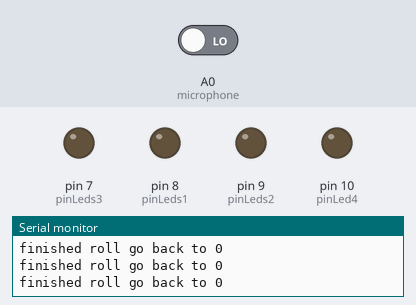
A sketch run on a simulated Arduino Nano, built with avr-gcc and run on an emulated ATmega328P. Parts: output pins drawn as LEDs (lit = HIGH), the last lines printed to the serial monitor. The inputs (shaded band) are chosen by the test bench; at power-on: A0 (microphone) LOW. Random numbers use the default seed unless the sketch sets one.

Above: at 1.2 s.
1.3 s: A0 (microphone) driven HIGH
At 2.3 s:
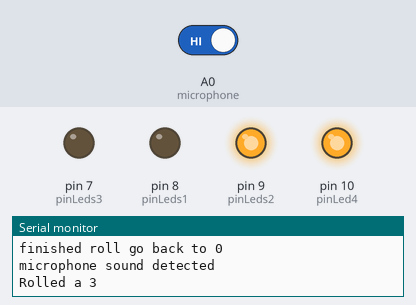
4.3 s: A0 (microphone) driven LOW
At 6.6 s:
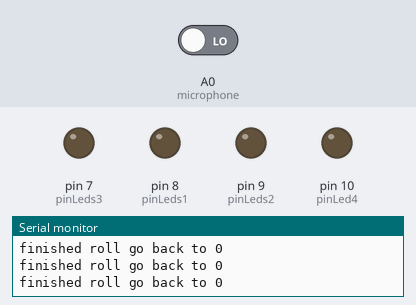
7.3 s: A0 (microphone) driven HIGH
At 10.3 s:
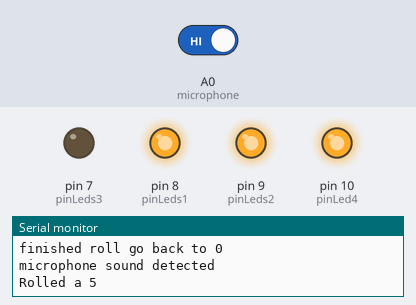
Timing chart, 0 to 32.8 s (numbered marks = the images above; inputs shaded):
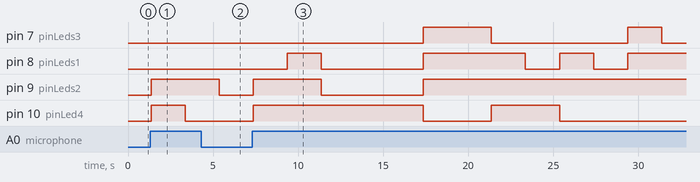

The sketch:

random-number-generator-dice.ino
```cpp
/* * * * * * * * * * * * * * * * * * * * * * * * * * * * * * * * * * * * * * * * * * * * * * * * * * *
 *                                     PLEASE READ THE FOLLOWING!                                    *
 * This open source software was written by Liam Price 2019 and is FREE to use...                    *
 * The purpose of this software is to compile and run on an Arduino based IoT device, like an ESP32  *
 *                                                                                                   *
 * This is used to control an electronic 3D printed die that I built for my VET Integrated           *
 * Technologies class in Year 11 2019. It is very simple, all you do is tap on the die and it will   *
 * detect the vibrations and display a random number with LED's. I am planning on using a Espressif  *
 * WiFi chip with WifiManager to create an easy way to modify the die through your phone. This is    *
 * basically cheating because you can turn it into a 'weighted' die and use it for your advantage    *
 * because I am a good person.                                                                       *
 * https://github.com/random-number-generator-dice                                                   *
 *                                                                                                   *
 * If you'd like to support my open source work, buy me a coffee:                                    *
 * https://www.paypal.com/paypalme/liamproice/                                                       *
 *                                                                                                   *
 * And if you need help, feel free to email me at liamisprice@gmail.com                              *
 * Thanks!                                                                                           *
 * * * * * * * * * * * * * * * * * * * * * * * * * * * * * * * * * * * * * * * * * * * * * * * * * * */

 /*
 ██╗░░░░░███████╗███████╗██╗░░██╗░█████╗░███╗░░░███╗██╗░██████╗      ░██████╗░█████╗░███████╗████████╗░██╗░░░░░░░██╗░█████╗░██████╗░███████╗
 ██║░░░░░██╔════╝██╔════╝██║░░██║██╔══██╗████╗░████║╚█║██╔════╝      ██╔════╝██╔══██╗██╔════╝╚══██╔══╝░██║░░██╗░░██║██╔══██╗██╔══██╗██╔════╝
 ██║░░░░░█████╗░░█████╗░░███████║███████║██╔████╔██║░╚╝╚█████╗░      ╚█████╗░██║░░██║█████╗░░░░░██║░░░░╚██╗████╗██╔╝███████║██████╔╝█████╗░░
 ██║░░░░░██╔══╝░░██╔══╝░░██╔══██║██╔══██║██║╚██╔╝██║░░░░╚═══██╗      ░╚═══██╗██║░░██║██╔══╝░░░░░██║░░░░░████╔═████║░██╔══██║██╔══██╗██╔══╝░░
 ███████╗███████╗███████╗██║░░██║██║░░██║██║░╚═╝░██║░░░██████╔╝      ██████╔╝╚█████╔╝██║░░░░░░░░██║░░░░░╚██╔╝░╚██╔╝░██║░░██║██║░░██║███████╗
 ╚══════╝╚══════╝╚══════╝╚═╝░░╚═╝╚═╝░░╚═╝╚═╝░░░░░╚═╝░░░╚═════╝░     ╚═════╝░░╚════╝░╚═╝░░░░░░░░╚═╝░░░░░░╚═╝░░░╚═╝░░╚═╝░░╚═╝╚═╝░░╚═╝╚══════╝
 */

/*
* This program will run on arduino nano and will detect a bump from a sound sensor which will trigger a random
* rumber event and display a number by turning digital inputs on and powering LED in an array to represent a dice.
 */
//setup constants here:
int pinLeds1 = 8;
int pinLeds2 = 9;
int pinLeds3 = 7;
int pinLed4 = 10;
int microphone = A0; //input for microphone (roll detector)
long ran;
int time = 2000;

void setup()
{
    Serial.begin(9600); //serial input for diognostic
    //setup inputs and outputs
    Serial.println("system up and running"); //
    randomSeed(analogRead(0)); //for random number generator
    pinMode(microphone, INPUT); //for bump detector (aka sound sensor)
    pinMode(pinLeds1, OUTPUT); //display 1 LED
    pinMode(pinLeds2, OUTPUT); // display 2 LED's
    pinMode(pinLeds3, OUTPUT); //display 2 LED's
    pinMode(pinLed4, OUTPUT); //display 2 LED's

    /*
    Example of display output: (the numbers on the example represent the pinLed1 / pinLed2 / pinLed3 / pinLed4)

    1         2

    3    4    3

    2         1

    */
}

void loop()
{
    if (digitalRead(microphone)) {
        Serial.println("microphone sound detected"); // so I can keep track
        void rollAnimation();
        ran = random(1, 7);
        if (ran == 1) {
            Serial.println("Rolled a 1");
            digitalWrite(pinLed4, HIGH);
            delay(time);
        }
        if (ran == 2) {
            Serial.println("Rolled a 2");
            digitalWrite(pinLeds2, HIGH);
            delay(time);
        }
        if (ran == 3) {
            Serial.println("Rolled a 3");
            digitalWrite(pinLeds2, HIGH);
            digitalWrite(pinLed4, HIGH);
            delay(time);
        }
        if (ran == 4) {
            Serial.println("Rolled a 4");
            digitalWrite(pinLeds1, HIGH);
            digitalWrite(pinLeds2, HIGH);
            delay(time);
        }
        if (ran == 5) {
            Serial.println("Rolled a 5");
            digitalWrite(pinLeds1, HIGH);
            digitalWrite(pinLeds2, HIGH);
            digitalWrite(pinLed4, HIGH);
            delay(time);
        }
        if (ran == 6) {
            Serial.println("Rolled a 6");
            digitalWrite(pinLeds1, HIGH);
            digitalWrite(pinLeds2, HIGH);
            digitalWrite(pinLeds3, HIGH);
            delay(time);
        }
    }
    Serial.println("finished roll go back to 0");
    digitalWrite(pinLeds1, LOW);
    digitalWrite(pinLeds2, LOW);
    digitalWrite(pinLeds3, LOW);
    digitalWrite(pinLed4, LOW);
}


void rollAnimation()
{
    Serial.println("running roll animation");
    digitalWrite(pinLeds1, HIGH);
    delay(100);
    digitalWrite(pinLeds1, LOW);
    digitalWrite(pinLeds2, HIGH);
    delay(100);
    digitalWrite(pinLeds2, LOW);
    digitalWrite(pinLeds3, HIGH);
    delay(100);
    digitalWrite(pinLeds3, LOW);
    digitalWrite(pinLed4, HIGH);
    delay(100);
    digitalWrite(pinLed4, LOW);
    Serial.println("finished roll animation");
}
```

Measured:
- after the input at 1.3 s, pin 9 (pinLeds2): LOW → HIGH after 0.07 s; pin 10 (pinLed4): LOW → HIGH after 0.07 s, → LOW 2.0 s later
- after the input at 4.3 s, pin 9 (pinLeds2): HIGH → LOW after 1.1 s
- after the input at 7.3 s, pin 7 (pinLeds3): LOW → HIGH after 10.1 s, → LOW 4.0 s later, → HIGH 8.0 s later, → LOW 2.0 s later; pin 8 (pinLeds1): goes HIGH 2.0 s, LOW 6.0 s, HIGH 6.0 s, LOW 2.0 s, HIGH 2.0 s, LOW 2.0 s, then HIGH, starting after 2.1 s
